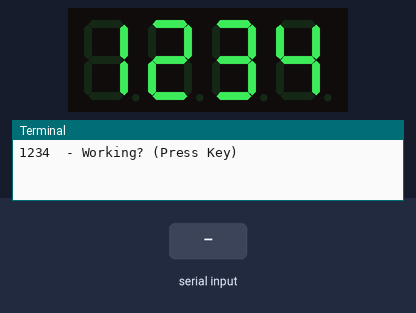
A program run on a simulated Raspberry Pi (BCM pin numbers). Shown: 4-digit seven-segment display, the last lines printed to the terminal. The inputs (shaded band) are chosen by the test bench. At 4.8 s the program stops and its outputs stay as they are.

Above: at 1.2 s.
1.3 s: "0" typed at the terminal, then Enter
At 1.7 s:
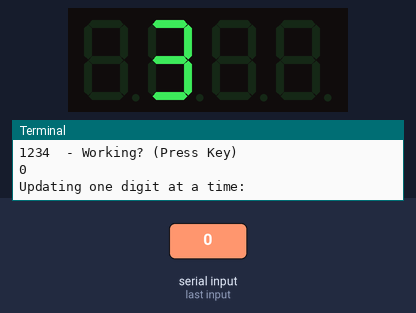
3.3 s: "5" typed at the terminal, then Enter
At 5.6 s:
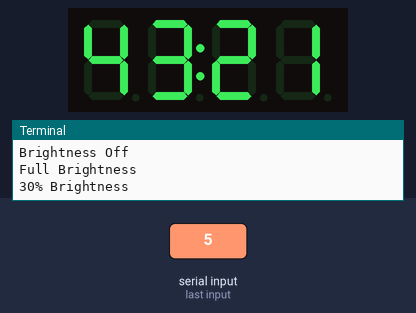
Timing chart, 0 to 6.3 s (numbered marks = the images above; inputs shaded):
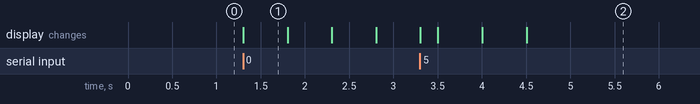

Measured:
- after the input at 1.3 s, the display: changes at once (image 1)
- after the input at 3.3 s, the display: first changes at once (image 2 shows a later state)
- what the display in image 1 shows lasts 0.5 s, from 1.3 s to 1.8 s

The program:

7segemt.py
```python
import math
import RPi.GPIO as IO
import threading
from time import sleep, localtime
#40 CLk
#38 DIO
#2 VCC
#6 GND
IO.setmode(IO.BCM)

HexDigits = [0x3f, 0x06, 0x5b, 0x4f, 0x66, 0x6d, 0x7d,
             0x07, 0x7f, 0x6f, 0x77, 0x7c, 0x39, 0x5e, 0x79, 0x71]

ADDR_AUTO = 0x40
ADDR_FIXED = 0x44
STARTADDR = 0xC0
# DEBUG = False


class TM1637:
    __doublePoint = False
    __Clkpin = 0
    __Datapin = 0
    __brightness = 1.0  # default to max brightness
    __currentData = [0, 0, 0, 0]

    def __init__(self, CLK, DIO, brightness):
        self.__Clkpin = CLK
        self.__Datapin = DIO
        self.__brightness = brightness
        IO.setup(self.__Clkpin, IO.OUT)
        IO.setup(self.__Datapin, IO.OUT)

    def cleanup(self):
        """Stop updating clock, turn off display, and cleanup GPIO"""
        self.StopClock()
        self.Clear()
        IO.cleanup()

    def Clear(self):
        b = self.__brightness
        point = self.__doublePoint
        self.__brightness = 0
        self.__doublePoint = False
        data = [0x7F, 0x7F, 0x7F, 0x7F]
        self.Show(data)
        # Restore previous settings:
        self.__brightness = b
        self.__doublePoint = point

    def ShowInt(self, i):
        s = str(i)
        self.Clear()
        for i in range(0, len(s)):
            self.Show1(i, int(s[i]))

    def Show(self, data):
        for i in range(0, 4):
            self.__currentData[i] = data[i]

        self.start()
        self.writeByte(ADDR_AUTO)
        self.br()
        self.writeByte(STARTADDR)
        for i in range(0, 4):
            self.writeByte(self.coding(data[i]))
        self.br()
        self.writeByte(0x88 + int(self.__brightness))
        self.stop()

    def Show1(self, DigitNumber, data):
        """show one Digit (number 0...3)"""
        if(DigitNumber < 0 or DigitNumber > 3):
            return  # error

        self.__currentData[DigitNumber] = data

        self.start()
        self.writeByte(ADDR_FIXED)
        self.br()
        self.writeByte(STARTADDR | DigitNumber)
        self.writeByte(self.coding(data))
        self.br()
        self.writeByte(0x88 + int(self.__brightness))
        self.stop()

    def SetBrightness(self, percent):
        """Accepts percent brightness from 0 - 1"""
        max_brightness = 7.0
        brightness = math.ceil(max_brightness * percent)
        if (brightness < 0):
            brightness = 0
        if(self.__brightness != brightness):
            self.__brightness = brightness
            self.Show(self.__currentData)

    def ShowDoublepoint(self, on):
        """Show or hide double point divider"""
        if(self.__doublePoint != on):
            self.__doublePoint = on
            self.Show(self.__currentData)

    def writeByte(self, data):
        for i in range(0, 8):
            IO.output(self.__Clkpin, IO.LOW)
            if(data & 0x01):
                IO.output(self.__Datapin, IO.HIGH)
            else:
                IO.output(self.__Datapin, IO.LOW)
            data = data >> 1
            IO.output(self.__Clkpin, IO.HIGH)

        # wait for ACK
        IO.output(self.__Clkpin, IO.LOW)
        IO.output(self.__Datapin, IO.HIGH)
        IO.output(self.__Clkpin, IO.HIGH)
        IO.setup(self.__Datapin, IO.IN)

        while(IO.input(self.__Datapin)):
            sleep(0.001)
            if(IO.input(self.__Datapin)):
                IO.setup(self.__Datapin, IO.OUT)
                IO.output(self.__Datapin, IO.LOW)
                IO.setup(self.__Datapin, IO.IN)
        IO.setup(self.__Datapin, IO.OUT)

    def start(self):
        """send start signal to TM1637"""
        IO.output(self.__Clkpin, IO.HIGH)
        IO.output(self.__Datapin, IO.HIGH)
        IO.output(self.__Datapin, IO.LOW)
        IO.output(self.__Clkpin, IO.LOW)

    def stop(self):
        IO.output(self.__Clkpin, IO.LOW)
        IO.output(self.__Datapin, IO.LOW)
        IO.output(self.__Clkpin, IO.HIGH)
        IO.output(self.__Datapin, IO.HIGH)

    def br(self):
        """terse break"""
        self.stop()
        self.start()

    def coding(self, data):
        if(self.__doublePoint):
            pointData = 0x80
        else:
            pointData = 0

        if(data == 0x7F):
            data = 0
        else:
            data = HexDigits[data] + pointData
        return data

    def clock(self, military_time):
        """Clock script modified from:
            https://github.com/johnlr/raspberrypi-tm1637"""
        self.ShowDoublepoint(True)
        while (not self.__stop_event.is_set()):
            t = localtime()
            hour = t.tm_hour
            if not military_time:
                hour = 12 if (t.tm_hour % 12) == 0 else t.tm_hour % 12
            d0 = hour // 10 if hour // 10 else 0
            d1 = hour % 10
            d2 = t.tm_min // 10
            d3 = t.tm_min % 10
            digits = [d0, d1, d2, d3]
            self.Show(digits)
            # # Optional visual feedback of running alarm:
            # print digits
            # for i in tqdm(range(60 - t.tm_sec)):
            for i in range(60 - t.tm_sec):
                if (not self.__stop_event.is_set()):
                    sleep(1)

    def StartClock(self, military_time=True):
        # Stop event based on: http://stackoverflow.com/a/6524542/3219667
        self.__stop_event = threading.Event()
        self.__clock_thread = threading.Thread(
            target=self.clock, args=(military_time,))
        self.__clock_thread.start()

    def StopClock(self):
        try:
            print ('Attempting to stop live clock')
            self.__stop_event.set()
        except:
            print ('No clock to close')


if __name__ == "__main__":
    """Confirm the display operation"""
    display = TM1637(CLK=21, DIO=20, brightness=1.0)

    display.Clear()

    digits = [1, 2, 3, 4]
    display.Show(digits)
    print ("1234  - Working? (Press Key)")
    scrap = raw_input()

    print ("Updating one digit at a time:")
    display.Clear()
    display.Show1(1, 3)
    sleep(0.5)
    display.Show1(2, 2)
    sleep(0.5)
    display.Show1(3, 1)
    sleep(0.5)
    display.Show1(0, 4)
    print ("4321  - (Press Key)")
    scrap = raw_input()

    print ("Add double point\n")
    display.ShowDoublepoint(True)
    sleep(0.2)
    print ("Brightness Off")
    display.SetBrightness(0)
    sleep(0.5)
    print ("Full Brightness")
    display.SetBrightness(1)
    sleep(0.5)
    print ("30% Brightness")
    display.SetBrightness(0.3)
    sleep(0.3)

    # See clock.py for how to use the clock functions!
```
